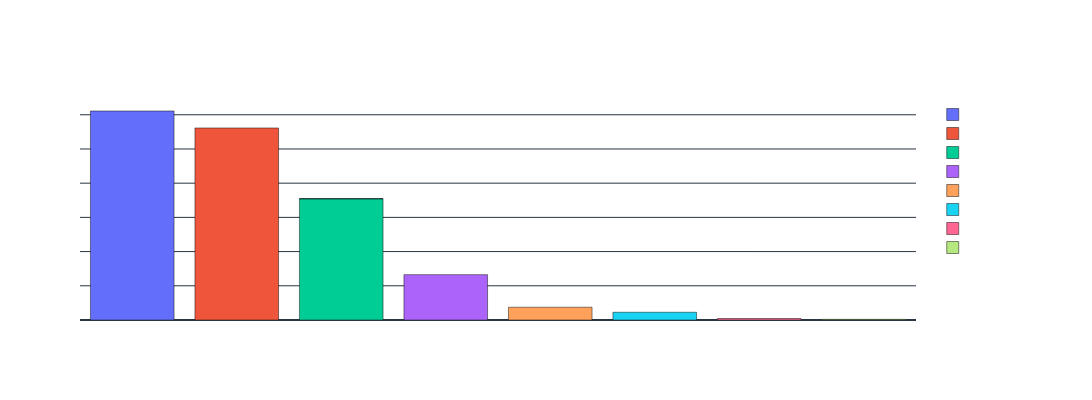

The notebook cell this image was saved under:
### Code cell
def plot_file_category_distribution(df, category_min_count_threshold=6):
    logging.info("File category distribution generated: (category_count_fig | prepare_and_save_plot)")
    
    # Count occurrences of each file_extension
    category_counts = df['file_category'].value_counts().reset_index()
    category_counts.columns = ['file_category', 'category_count']

    # Separate the counts into two groups: those with counts > 6 and those with counts <= 6
    category_other_counts = category_counts[category_counts['category_count'] <= 6]
    category_main_counts = category_counts[category_counts['category_count'] > 6]

    # Aggregate lesser counts into 'Other'
    if not category_other_counts.empty:
        category_other_sum = category_other_counts['category_count'].sum()
        category_other_row = pd.DataFrame({'file_category': ['Other'], 'category_count': [category_other_sum]})
        category_final_counts = pd.concat([category_main_counts, category_other_row], ignore_index=True)
    else:
        category_final_counts = category_main_counts

    # Sort the final DataFrame by 'count' in descending order
    category_final_counts = category_final_counts.sort_values(by='category_count', ascending=False)

    # Create a bar chart
    category_count_fig = px.bar(
        category_final_counts,
        x='file_category',
        y='category_count',
        color='file_category',
        title='Distribution of File Category',
        labels={'file_category': 'File Category', 'category_count': 'Count'},
    )
    return category_count_fig

category_count_fig =  plot_file_category_distribution(df)
 
# Prepare and save the plot
prepare_and_save_plot(
    category_count_fig,
    width=1200,
    height=400,
)

### Figure 1 — Plotly figure (JSON) as saved in the notebook; plotly's stock layout.template omitted (floating-point values rounded to 4 significant figures)
{"data": [{"alignmentgroup": "True", "hovertemplate": "File Category=%{x}<br>Count=%{y}<extra></extra>", "legendgroup": "Directory", "marker": {"color": "#636efa", "pattern": {"shape": ""}}, "name": "Directory", "offsetgroup": "Directory", "orientation": "v", "showlegend": true, "textposition": "auto", "type": "bar", "x": ["Directory"], "xaxis": "x", "y": [3055], "yaxis": "y"}, {"alignmentgroup": "True", "hovertemplate": "File Category=%{x}<br>Count=%{y}<extra></extra>", "legendgroup": "JavaScript", "marker": {"color": "#EF553B", "pattern": {"shape": ""}}, "name": "JavaScript", "offsetgroup": "JavaScript", "orientation": "v", "showlegend": true, "textposition": "auto", "type": "bar", "x": ["JavaScript"], "xaxis": "x", "y": [2807], "yaxis": "y"}, {"alignmentgroup": "True", "hovertemplate": "File Category=%{x}<br>Count=%{y}<extra></extra>", "legendgroup": "Other", "marker": {"color": "#00cc96", "pattern": {"shape": ""}}, "name": "Other", "offsetgroup": "Other", "orientation": "v", "showlegend": true, "textposition": "auto", "type": "bar", "x": ["Other", "Other"], "xaxis": "x", "y": [1771, 4], "yaxis": "y"}, {"alignmentgroup": "True", "hovertemplate": "File Category=%{x}<br>Count=%{y}<extra></extra>", "legendgroup": "Python Script", "marker": {"color": "#ab63fa", "pattern": {"shape": ""}}, "name": "Python Script", "offsetgroup": "Python Script", "orientation": "v", "showlegend": true, "textposition": "auto", "type": "bar", "x": ["Python Script"], "xaxis": "x", "y": [663], "yaxis": "y"}, {"alignmentgroup": "True", "hovertemplate": "File Category=%{x}<br>Count=%{y}<extra></extra>", "legendgroup": "Markdown Document", "marker": {"color": "#FFA15A", "pattern": {"shape": ""}}, "name": "Markdown Document", "offsetgroup": "Markdown Document", "orientation": "v", "showlegend": true, "textposition": "auto", "type": "bar", "x": ["Markdown Document"], "xaxis": "x", "y": [187], "yaxis": "y"}, {"alignmentgroup": "True", "hovertemplate": "File Category=%{x}<br>Count=%{y}<extra></extra>", "legendgroup": "Stylesheet", "marker": {"color": "#19d3f3", "pattern": {"shape": ""}}, "name": "Stylesheet", "offsetgroup": "Stylesheet", "orientation": "v", "showlegend": true, "textposition": "auto", "type": "bar", "x": ["Stylesheet"], "xaxis": "x", "y": [113], "yaxis": "y"}, {"alignmentgroup": "True", "hovertemplate": "File Category=%{x}<br>Count=%{y}<extra></extra>", "legendgroup": "HTML Template", "marker": {"color": "#FF6692", "pattern": {"shape": ""}}, "name": "HTML Template", "offsetgroup": "HTML Template", "orientation": "v", "showlegend": true, "textposition": "auto", "type": "bar", "x": ["HTML Template"], "xaxis": "x", "y": [22], "yaxis": "y"}, {"alignmentgroup": "True", "hovertemplate": "File Category=%{x}<br>Count=%{y}<extra></extra>", "legendgroup": "Jupyter Notebook", "marker": {"color": "#B6E880", "pattern": {"shape": ""}}, "name": "Jupyter Notebook", "offsetgroup": "Jupyter Notebook", "orientation": "v", "showlegend": true, "textposition": "auto", "type": "bar", "x": ["Jupyter Notebook"], "xaxis": "x", "y": [10], "yaxis": "y"}], "layout": {"barmode": "relative", "coloraxis": {"colorbar": {"title": {}}}, "font": {"color": "white", "family": "Open Sans, sans-serif", "size": 10}, "height": 400, "legend": {"title": {}, "tracegroupgap": 0}, "paper_bgcolor": "rgba(0, 0, 0, 0)", "plot_bgcolor": "rgba(0, 0, 0, 0)", "title": {}, "width": 1200, "xaxis": {"anchor": "y", "autorange": true, "categoryarray": ["Directory", "JavaScript", "Other", "Python Script", "Markdown Document", "Stylesheet", "HTML Template", "Jupyter Notebook"], "categoryorder": "array", "domain": [0, 1], "range": [-0.5, 7.5], "title": {}, "type": "category"}, "yaxis": {"anchor": "x", "autorange": true, "domain": [0, 1], "range": [0, 3216.0], "title": {}, "type": "linear"}}}
